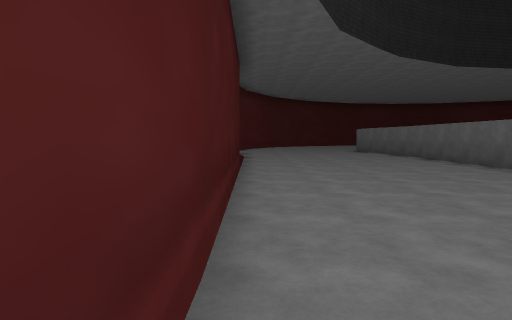
view 1 (above)

22 first-person views from a walk through a scene from a Unity 3-D project. The camera is 1.2 m above the floor, tilts 4° down and sees 75° across. The floor is counted in squares, 2 m on a side. Each view is taken from the middle of a square. On the plan, view 1 faces up. The plan holds only what a view shows up to about 10 squares ahead; the rest is blank. Some surface patterns are stand-ins.

view 2
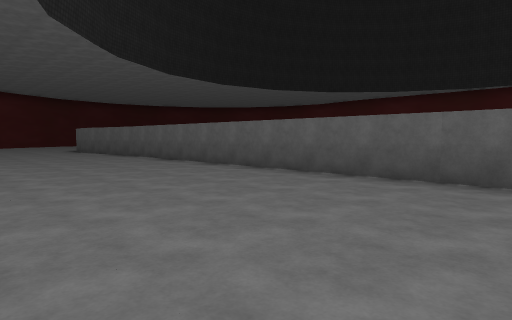

view 3
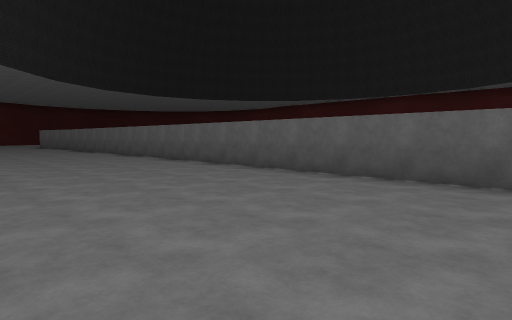

view 4
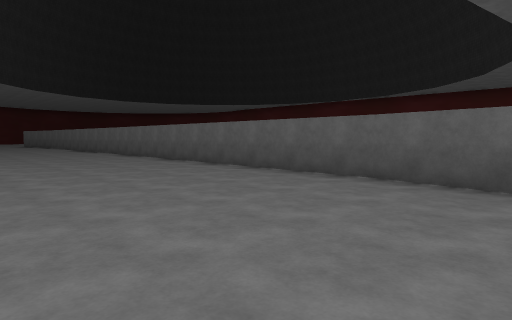

view 5
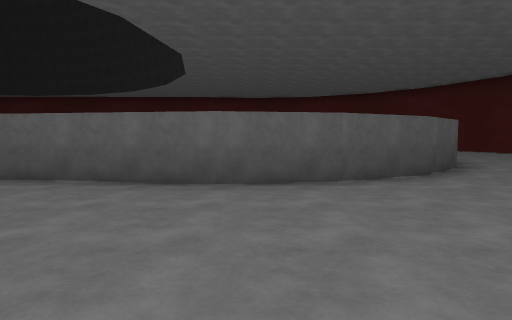

view 6
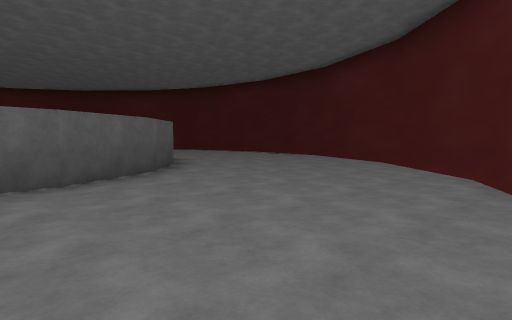

view 7
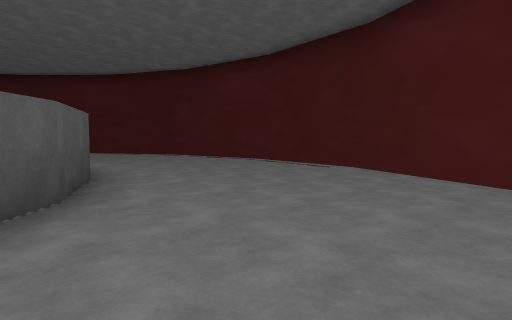

view 8
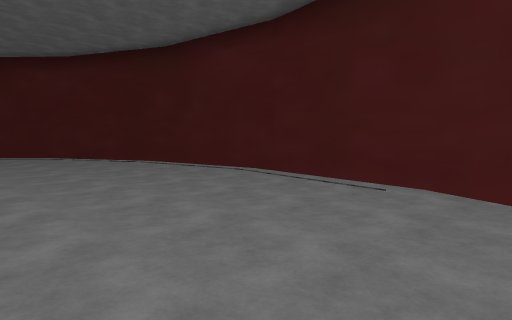

view 9
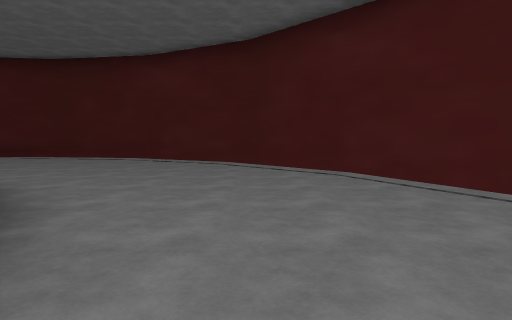

view 10
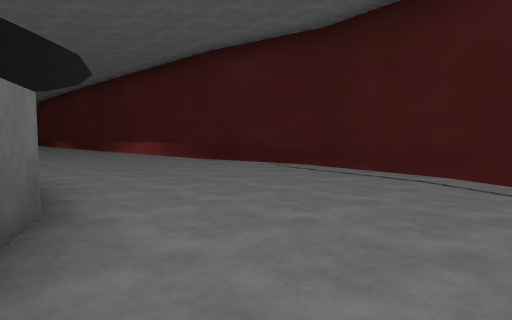

view 11
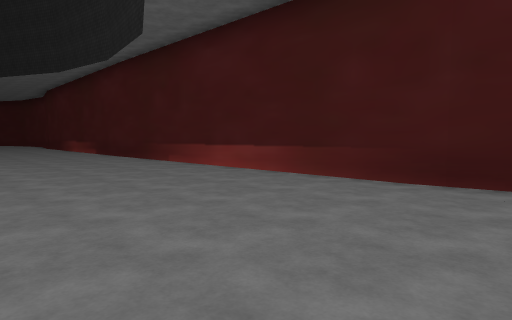

view 12
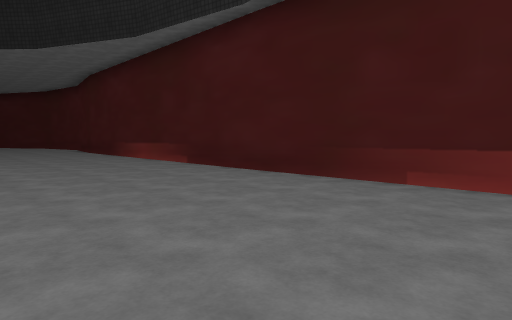

view 13
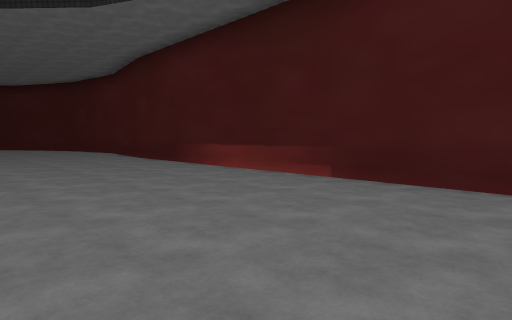

view 14
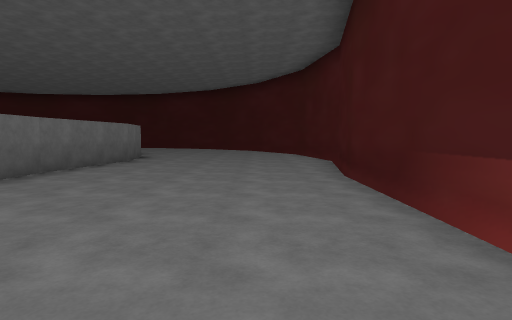

view 15
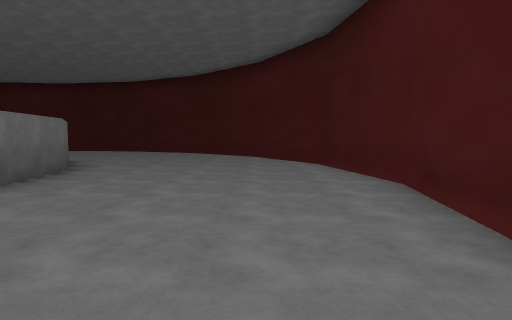

view 16
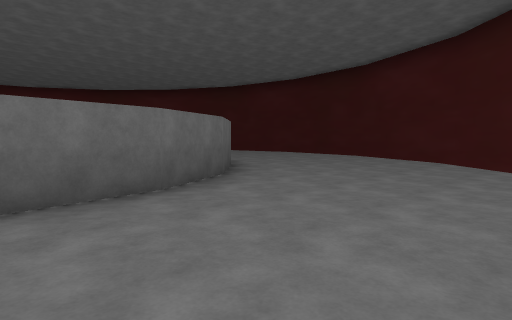

view 17
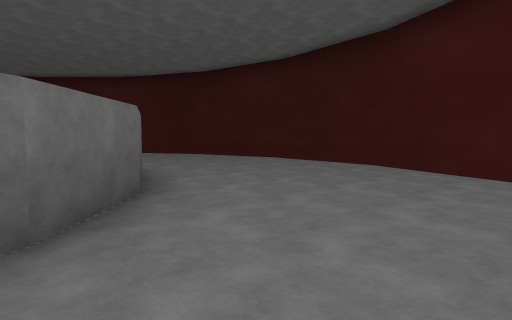

view 18
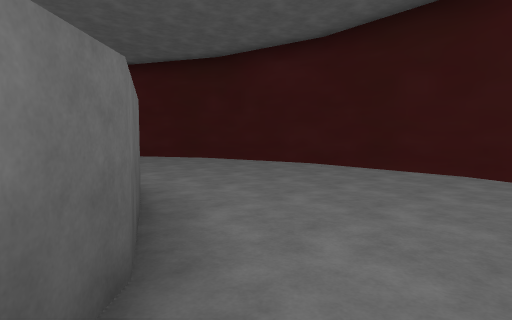

view 19
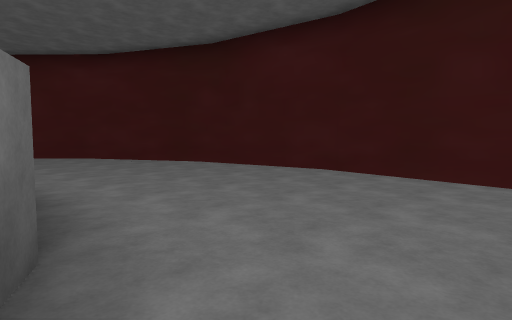

view 20
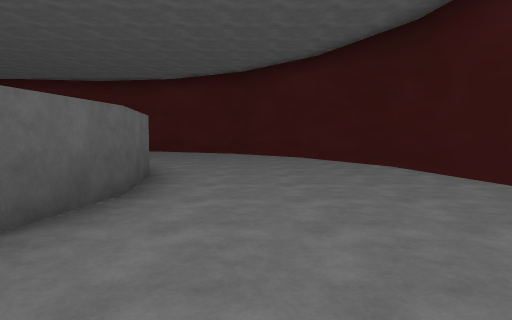

view 21
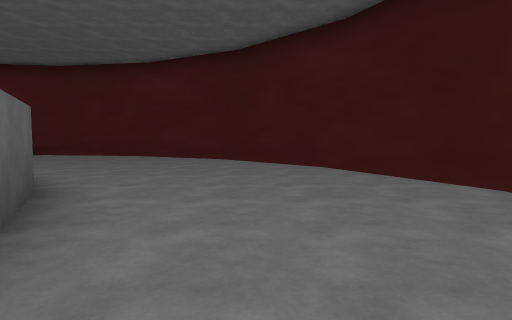

view 22
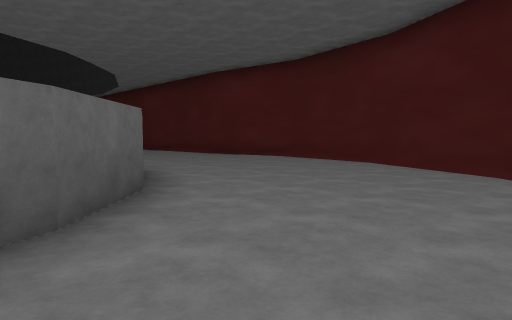

### Floor plan
Key: @ floor where view 1 was taken; # wall or solid block; . floor; v drop or lower ground.
Columns run from 1 left of view 1 to 20 right of it. Each row starts with its distance up from view 1.
 24         #######
 23       v##v..vv##
 22     v#v.........#v
 21    vv............vv
 20   vv..............v
 19  vv................vv
 18  #......######......#
 17 vv.....##    ##.....vv
 16 #.....##      ##.....#
 15 #.....#        #.....#
 14 #.....         #.....#
 13  .....         #.....#
 12   ...          #.....#
 11    ..          #.....#
 10  .....#        #.....#
  9 #.....#         .....#
  8 #.....#         .....#
  7 #.....#          ....#
  6 #.....#          ....#
  5 #.....#         .....#
  4 #.....#         .....#
  3 #.....#         .....#
  2 #.....#         .....#
  1 #.....#         .....#
  0  @....#         .....#
 -1   ....#         .....#
 -2  .....#         .....#
 -3  .....#         .....#
 -4  .....#          ....#
 -5  .....#         .....#
 -6  .....#         .....#
 -7  .....#         .....#
 -8  .....#         .....#
 -9  .....#         .....#
-10  .....#         .....#
-11  .....#         .....#
-12  .....#        #.....#
-13  .....##       #.....#
-14  ......##      ......#
-15   ......##    ......#
-16   v.................#
-17   #................#
-18    #..............#
-19     #v..........v#
-20      v#v......v#v
-21       ##########

Where each view was taken, in squares from view 1:
view 1: 0 up, 0 right, facing up
view 2: 0 up, 0 right, facing up-right
view 3: 6 down, 0 right, facing up-right
view 4: 10 down, 0 right, facing up-right
view 5: 11 down, 0 right, facing right
view 6: 11 down, 0 right, facing down-right
view 7: 14 down, 3 right, facing down-right
view 8: 16 down, 5 right, facing down-right
view 9: 17 down, 10 right, facing right
view 10: 15 down, 14 right, facing up-right
view 11: 9 down, 15 right, facing up-right
view 12: 3 down, 15 right, facing up-right
view 13: 1 up, 15 right, facing up-right
view 14: 5 up, 18 right, facing up
view 15: 9 up, 18 right, facing up
view 16: 13 up, 18 right, facing up-left
view 17: 16 up, 16 right, facing up-left
view 18: 17 up, 14 right, facing up-left
view 19: 18 up, 13 right, facing up-left
view 20: 20 up, 13 right, facing left
view 21: 20 up, 10 right, facing left
view 22: 20 up, 7 right, facing down-left
